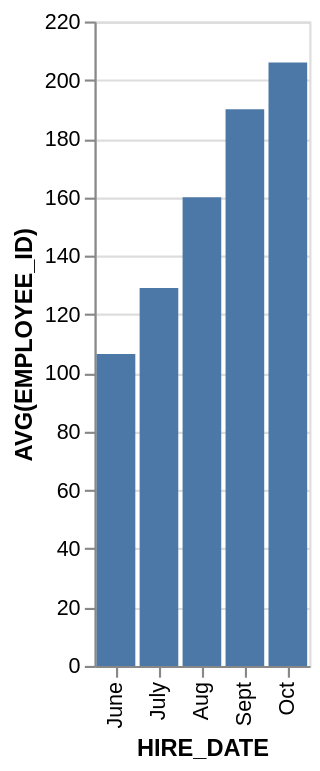

Describe this chart as a Vega-Lite specification.
### Vega-Lite specification from a JSON file in a GitHub repository (floating-point values rounded to 4 significant figures)
{"data": {"values": [{"x_data": "June", "y_data": 106.5}, {"x_data": "July", "y_data": 129}, {"x_data": "Aug", "y_data": 160}, {"x_data": "Sept", "y_data": 190.1}, {"x_data": "Oct", "y_data": 206}]}, "mark": "bar", "encoding": {"x": {"field": "x_data", "type": "nominal", "title": "HIRE_DATE", "sort": {"op": "sum", "field": "y_data", "order": "ascending"}}, "y": {"field": "y_data", "type": "quantitative", "title": "AVG(EMPLOYEE_ID)"}}}
